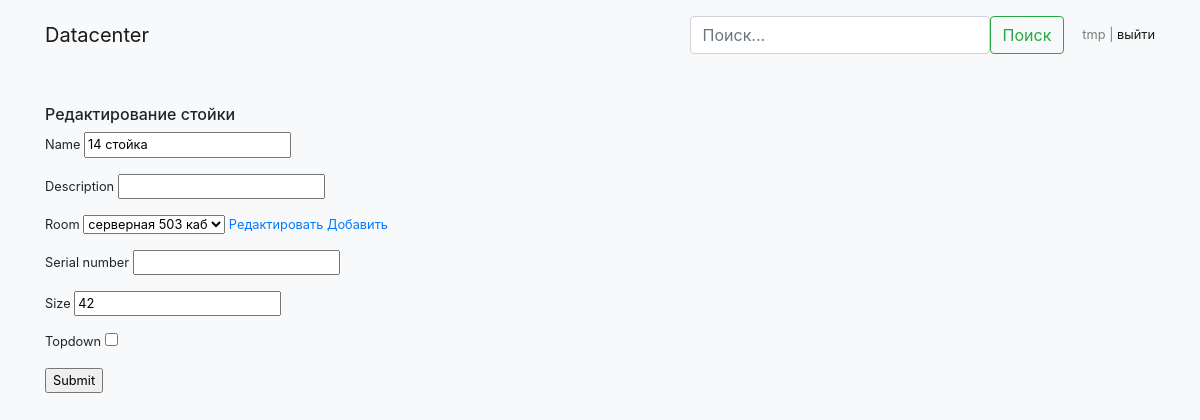
Page /rack_edit/13 (signed in) on the committed database.
### server_list/models.py (models this page shows, shortened)
class Rack(models.Model):
    name = models.CharField(max_length=50)
    description = models.CharField(max_length=500, blank=True)
    room = models.ForeignKey(Room, on_delete=models.SET_DEFAULT, default=None)
    serial_number = models.CharField(max_length=100, blank=True)
    size = models.IntegerField(default=0)
    topdown = models.BooleanField(default=False)

### server_list/views.py (the view, shortened to what this page needs)
# urls.py: url(r'rack_edit/(?P<rack_id>\d*)', views.rack_edit, name="rack_edit"),
@login_required(login_url=reverse_lazy('custom_login'))
def rack_edit(request, rack_id):
    try:
        rack = Rack.objects.get(pk=rack_id)
    except Rack.DoesNotExists:
        raise Http404("No rack found")
    if request.method == 'GET':
        form = RackForm(instance=rack)
        return render(request, os.path.join('server_list', 'rack_edit.html'), {'form': form})

### server_list/forms.py (shortened to what this page needs)
class RackForm(ModelForm):
    class Meta:
        model = Rack
        fields = '__all__'

### server_list/models.py (called while the page is built)
    def __str__(self):
        return self.name

### server_list/templates/server_list/rack_edit.html (shortened to what this page needs)
{% extends 'server_list/navbar.html' %}
{% block content %}
 <h6>Редактирование стойки</h6>
<form method="post">
    {% for field in form %}
    <p>{{field.label}} {{field}}
        {% if 'room' in field.name %}
        <a href="javascript:void(0);" onclick="open_window('{% url 'room_edit_without_parameters' %}'+document.getElementById('{{field.auto_id}}').value+'?close=True', 'room_edit');">Редактировать</a>
        <a href="javascript:void(0);" onClick="open_window('{% url 'room_new' %}', 'room_add');">Добавить</a>
        {% endif %}
    </p>
    {% endfor %}
    <p><input type="submit" value="Submit" onclick="if(opener != null) opener.call_reload()"></p>
</form>
{% endblock %}

### server_list/templates/server_list/navbar.html (shortened to what this page needs)
<!DOCTYPE html>
{% load staticfiles %}
<html lang="en">
<head>
    <link type="text/css" rel="stylesheet" href="{% static 'server_list/css/bootstrap.min.css' %}"
          media="screen,projection"/>
</head>
<body class="bg-light">
<nav class="navbar navbar-expand-lg navbar-expand-md navbar-light bg-light sticky-top" id="navbar">
    <div class="container">
    <a class=" navbar-brand" href="{% url 'list' %}">Datacenter</a>
    <div class="collapse navbar-collapse" id="navbarText">
        <ul class="nav navbar-nav">
            <li class="nav-item">
                <form id="searchform" class="form-inline my-2 my-lg-2" method="POST" autocomplete="off"
                      action="{% url 'search'%}">
                    <div class="autocomplete" id="autocomplete" style="width:300px;">
                        <input class="form-control mr-sm-2" name="searchInput" type="search" placeholder="Поиск..."
                               id="myInput" style="width:100%">
                    </div>
                    <button class="btn btn-outline-success my-2 my-sm-0" type="submit">Поиск</button>
                </form>
            </li>
        </ul>
        <span class="navbar-text">
                {% if user.is_authenticated %}
                    {{user}} | <a href="{%url 'custom_logout'%}?next={{request.get_full_path}}" class="navbar-link">выйти</a>
                {% else %}
                    <a href="{% url 'custom_login' %}?next={{request.get_full_path}}" class="navbar-link">Войти</a>
                {% endif %}
        </span>
    </div>
    </div>
</nav>
<div class="container mx-auto">
    <br>
    {% block content %}
    {% endblock %}
</div>
</body>
</html>

### rows in the picture
Rack: form "14 стойка" "серверная 503 каб" "42"

### other values in the picture
{{ user }} "tmp"
{{ field.label }} "Name" "Description" "Room" "Serial number" "Size" "Topdown"
